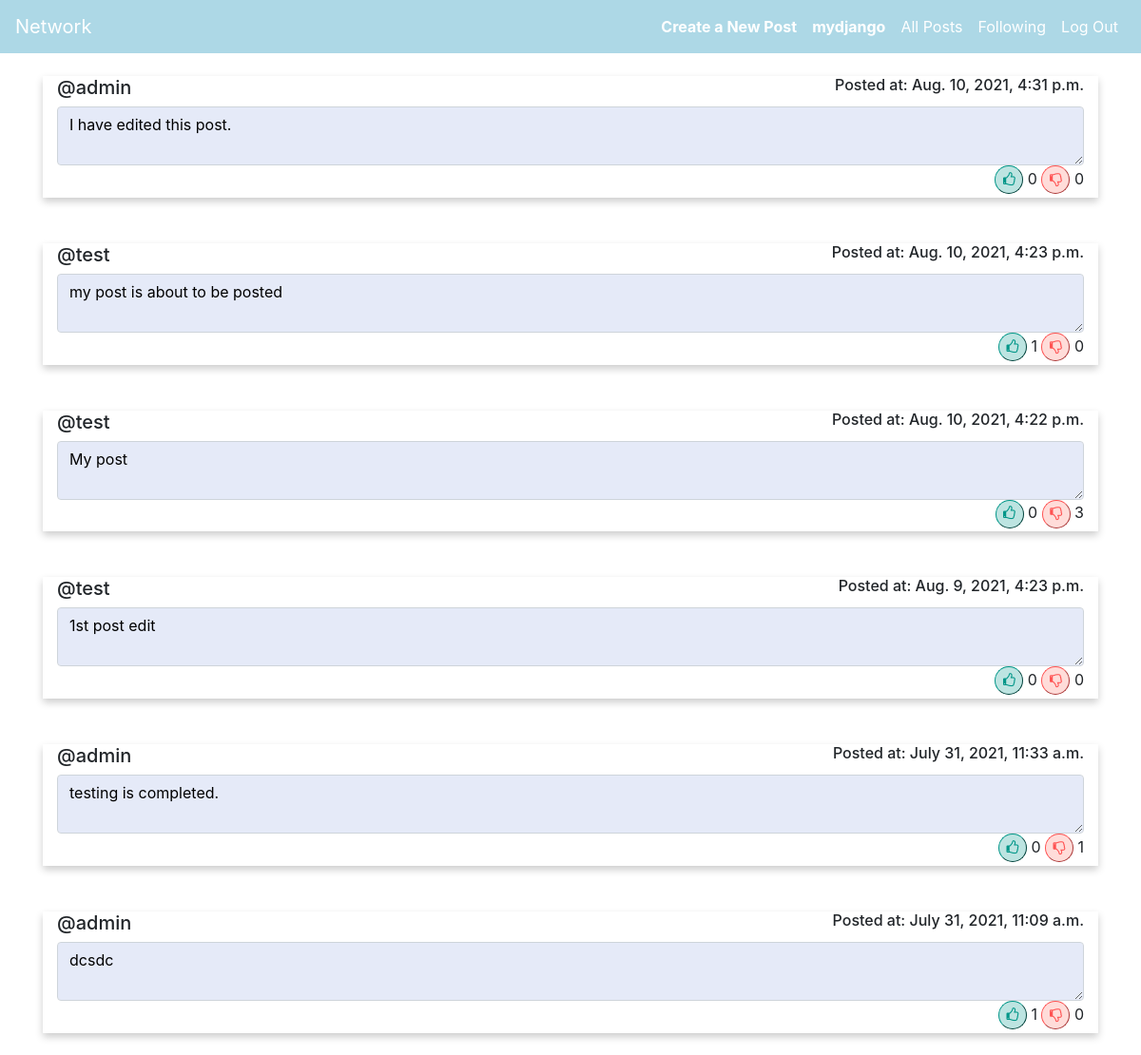
The app's page /following_page (signed in) with its own data.
### network/models.py (models this page shows, shortened)
class User(AbstractUser):
    followers  = models.IntegerField(default=0)
    followings =models.IntegerField(default=0)

class Post(models.Model):
    user = models.ForeignKey(
        User, on_delete=models.CASCADE, related_name="post_creator")
    title = models.CharField(max_length=250,default='Title')
    date_posted = models.DateTimeField(auto_now_add=True, blank=True)
    likes = models.IntegerField(default=0)
    dislikes = models.IntegerField(default=0)

### network/views.py (the view)
@login_required(login_url='/login')
def followig_page(request):
    usr = request.user.id
    following = Follower.objects.filter(main_user=usr)
    folloiwng_list =[]
    for follows in following:
        folloiwng_list.append(follows.user_follower.id)
    following_posts  = Post.objects.filter(user_id__in=folloiwng_list).order_by('-date_posted')
    lst =[]
    if (following_posts.count() >0):
        for i in following_posts:
           lst.append( i.id)
    if(len(lst)>0):
        for i in lst:
            post_obj =Post.objects.get(id= i)
            like_count = Like.objects.filter(post_id = post_obj.id,user_liked=True)
            dislike_count =Like.objects.filter(post_id = post_obj.id,user_disliked=True)
            Post.objects.filter(id=i).update(likes=like_count.count(),dislikes=dislike_count.count())
    post_paginator = Paginator(following_posts,10)
    page_num = request.GET.get('page')
    page = post_paginator.get_page(page_num)
    return render(request, "network/following_page.html",{
        "all_posts":page
    })

### network/templates/network/following_page.html (shortened to what this page needs)
{% extends "network/layout.html" %}
{% load static %}
{% block body %}
{%  for p in all_posts.object_list  %}
<div id="view_all_post">
    <div class="timeline">
        <div class="container left">
                    <div class="content">
                      <div style="clear: both">
                        <h5 style="float: left;">@{{p.user.username}}</h5>
                        <h6 style="float: right;">Posted at: {{p.date_posted}}</h6>
                      </div>
                      <textarea class="form-control"
                      disabled style="background-color:rgb(229, 234, 248); color:black; margin-top: 10px;"
                      id="{{ p.id }}p" readonly>{{ p.title }}</textarea>
                      <div id = "like_buttons_{{ p.id }}" style="text-align: right;">
                        <button class="olike" id = "{{p.id}}l">
                          <i class="fa fa-thumbs-o-up" aria-hidden="true"></i>
                        </button>
                        <label id="lbl{{p.id}}">{{p.likes}} </label>
                        <button class="vdislike" id = "{{p.id}}dl">
                          <i class="fa fa-thumbs-o-down" aria-hidden="true"> </i>
                        </button>
                        <label id="lbd{{p.id}}" >{{p.dislikes}} </label>
                      </div>
                    </div>
        </div>
      </div>
</div>
<br></br>
{% endfor %}
{% endblock %}

### network/templates/network/layout.html (shortened to what this page needs)
{% load static %}
<!DOCTYPE html>
<html lang="en">
<head>
    <link rel="stylesheet" href="https://stackpath.bootstrapcdn.com/bootstrap/4.4.1/css/bootstrap.min.css">
    <link rel="stylesheet" href="{% static 'network/styles.css' %}">
    <link rel="stylesheet" href="https://cdnjs.cloudflare.com/ajax/libs/font-awesome/4.7.0/css/font-awesome.min.css">
</head>
<body>
<nav class="navbar navbar-expand-lg navbar-light">
    <a class="navbar-brand" href="#">Network</a>
    <div class="collapse navbar-collapse" id="navbarNav">
        <ul class="navbar-nav ml-auto">
            {% if user.is_authenticated %}
                <li class="nav-item">
                    <a class="nav-link" href="{% url 'index' %}"><strong>Create a New Post</strong></a>
                </li>
                <li class="nav-item">
                    <a class="nav-link" href="{% url 'user_profle'%}"><strong>{{ user.username }}</strong></a>
                </li>
                <li class="nav-item">
                    <a class="nav-link" href="{% url 'view_all_posts' %}">All Posts</a>
                </li>
                <li class="nav-item">
                    <a class="nav-link" href="{% url 'following_page' %}">Following</a>
                </li>
                <li class="nav-item">
                    <a class="nav-link" href="{% url 'logout' %}">Log Out</a>
                </li>
            {% endif %}
        </ul>
    </div>
</nav>
<div class="container mt-4">
    <div class="body">
        {% block body %}
        {% endblock %}
    </div>
</div>
</body>
</html>

### network/static/network/styles.css (style rules this page uses)
#view_all_post { box-shadow: 0 4px 8px 0 rgba(0,0,0,0.2); transition: 0.3s; width: 100%; }
button.olike { width: 30px; height: 30px; margin: 0 auto; line-heigth: 50px; border-radius: 50%; color: rgba(0,150,136 ,1); background-color:rgba(38,166,154 ,0.3); border-color: rgba(0,150,136 ,1); border-width: 1px; font-size: 15px; }
button.vdislike { width: 30px; height: 30px; margin: 0 auto; line-heigth: 50px; border-radius: 50%; color: rgba(255,82,82 ,1); background-color: rgba(255,138,128 ,0.3); border-color: rgba(255,82,82 ,1); border-width: 1px; font-size: 15px; }
.navbar { background-color: #add8e6; }
.navbar-nav .nav-link { color: white !important; }
.navbar .navbar-brand { color: white !important; }

### records on screen
User: username "mydjango"
Post: user.username "admin", date_posted "Aug. 10, 2021, 4:31 p.m.", id "I have edited this post.", likes "0", dislikes "0"
Post: user.username "test", date_posted "Aug. 10, 2021, 4:23 p.m.", id "my post is about to be posted", likes "1", dislikes "0"
Post: user.username "test", date_posted "Aug. 10, 2021, 4:22 p.m.", id "My post", likes "0", dislikes "3"
Post: user.username "test", date_posted "Aug. 9, 2021, 4:23 p.m.", id "1st post edit", likes "0", dislikes "0"
Post: user.username "admin", date_posted "July 31, 2021, 11:33 a.m.", id "testing is completed.", likes "0", dislikes "1"
Post: user.username "admin", date_posted "July 31, 2021, 11:09 a.m.", id "dcsdc", likes "1", dislikes "0"
